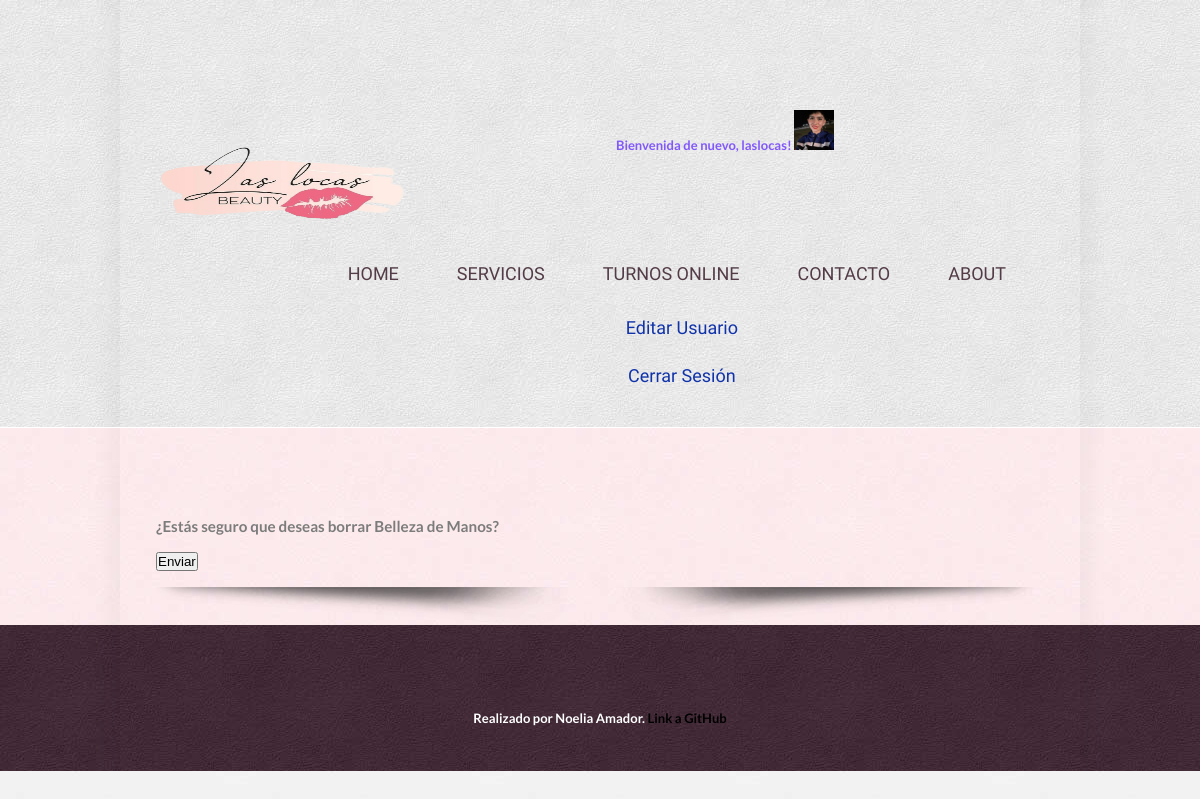
The page /AppLasLocas/listaservicios/borrar/1 (signed in) on the database its author committed.
### AppLasLocas/models.py (models this page shows, shortened)
class Avatar(models.Model):
    user = models.ForeignKey(User, on_delete=models.CASCADE)
    imagen = models.ImageField(upload_to ="avatares", null = True, blank = True)

class Servicio (models.Model): #p/CRUD
    nombre = models.CharField(max_length=150)
    info = models.TextField(null = True, blank = True)
    horarios = models.TextField(null = True, blank = True)
    costo = models.TextField(null = True, blank = True)

### AppLasLocas/views.py (the view)
class BorrarServicio (LoginRequiredMixin, DeleteView): #delete
    model = Servicio
    success_url = "/AppLasLocas/listaServicios"

### AppLasLocas/templates/AppLasLocas/servicio_confirm_delete.html
{% extends "AppLasLocas/padre.html" %}
{% load static %}
{% block titulo %}
    <form action="" method="POST"> {% csrf_token %}
        <h3><p>¿Estás seguro que deseas borrar {{servicio.nombre}}?</p></h3>
        <br>
        <input type="submit" value="Enviar">
    </form>
{% endblock %}

### AppLasLocas/templates/AppLasLocas/padre.html (shortened to what this page needs)
<!DOCTYPE html PUBLIC "-//W3C//DTD XHTML 1.0 Transitional//EN" "http://www.w3.org/TR/xhtml1/DTD/xhtml1-transitional.dtd">
<html xmlns="http://www.w3.org/1999/xhtml">
<head>
  {% load static %}
<link href="{% static 'AppLasLocas/css/styles.css' %}" rel="stylesheet" type="text/css" />
<link rel="stylesheet" href="{% static 'AppLasLocas/css/superfish.css' %}" media="screen">
</head>
<body>
  <div class="wrap1">
    <div class="container">
      <div class="header">
        <div class="logo">
          <a href="{% url 'Inicio' %}" title="Página principal" id="logo" >
          <img src="{% static 'AppLasLocas/images/logo.png' %}" width="250" height="145" alt="image">
        </a>
        </div>
        <div style="text-align:center">    {% if request.user.is_authenticated %}
          <b><p style="color: rgb(129, 88, 252);"> Bienvenida de nuevo, {{user.username}}!</b>
            {% with first_image=user.avatar_set.last %}
              {% if first_image %}
                <img src="{{ first_image.imagen.url }}" width="40" height="40">
              {% endif %}
            {% endwith %}
          {% endif %}
          </div>
          <br>
    <div class="menu">
      <ul class="sf-menu" id="example">
        <li><a href={% url 'Inicio' %}>Home</a></li>
        <li><a href={% url 'VerServicios' %}>Servicios</a></li>
        <li><a href={% url 'TurnosOnline' %}>Turnos Online</a></li>
        <li><a href={% url 'Contacto' %}>Contacto</a></li>
        <li><a href={% url 'About' %}>About</a></li>
        <br>
        <br>
        <br>
        {% if request.user.is_authenticated %}
        <a class="btn btn-primary" href="{% url 'EditarUsuario' %}">Editar Usuario</a>
        <a class="btn btn-primary" href="{% url 'Logout' %}">Cerrar Sesión</a>
        {% else %}
        <br>
        <br>
        <br>
        <a class="btn btn-primary" href="{% url 'Login' %}">Iniciar Sesión</a>
        {% endif %}
      </ul>
    </div>
  </div>
</div>
</div>
<div class="wrap2">
<div class="container">
  <br>
  <br>
  <br>
  {% block titulo %}
  {% endblock %}
  <br>
    <div class="banner-shadows"></div>
  </div>
</div>
<div class="wrap3">
<div class="container">
  <h4><p><div class="footer" style="color: white;" >Realizado por Noelia Amador. <a style="color: black ;" href="https://github.com/MNAmador92/AppLasLocas.git">Link a GitHub</a></h4></p>
</div>
</div>
</body>
</html>

### AppLasLocas/static/AppLasLocas/css/styles.css (style rules this page uses)
* { padding:0; margin:0; }
body { font-family: 'Lato', sans-serif; font-size:13px; color:#7c7c7c; background: url(../images/bg4.jpg) repeat; }
img { border:none; }
P { line-height:20px; }
a { text-decoration:none; color:#858585; }
.wrap1 { background:url(../images/bg1.jpg); border-bottom:#fff solid 1px; margin:0 auto; }
.wrap2 { overflow:hidden; background:url(../images/bg2.jpg); }
.wrap3 { overflow:hidden; background:url(../images/bg3.jpg); }
.container { width:888px; margin:0 auto;padding:40px 60px 0px 60px; background:url(../images/shadows.png) repeat-y; }
.header { width:880px; height:auto; margin:0 auto; padding-top:70px; }
.logo { float:left; }
.menu { float:right; margin-bottom:15px; }
.banner-shadows { background:url(../images/shadows1.png) no-repeat center; width:878px; height:38px; }
.footer { width:880px; margin:0 auto; padding-top:45px; padding-bottom:45px; text-align:center; color:#fff; }
.footer a { color:#fff; text-decoration:none; }

### AppLasLocas/static/AppLasLocas/css/superfish.css (style rules this page uses)
.sf-menu, .sf-menu * { margin: 0; padding: 0; list-style: none; }
.sf-menu li { position: relative; }
.sf-menu > li { float:left; list-style:none; padding-right:10px; color:#533c47; }
.sf-menu > li a { font-family: 'Economica', sans-serif; font-size:18px; color:#533c47; text-align:left; padding:8px 24px 8px 24px; text-transform:uppercase; }
.sf-menu a { display: block; position: relative; font-family: 'Economica', sans-serif; font-size:18px; color:#533c47; text-align:center; padding:8px 24px 8px 24px; text-transform:uppercase; }
.sf-menu { float: left; margin-bottom: 1em; }
.sf-menu a { padding: .75em 1em; text-decoration:none; zoom: 1; text-transform:none; }
.sf-menu a { color: #13a; text-transform:none; }
.sf-menu li { white-space: nowrap; *white-space: normal; -webkit-transition: background .2s; transition: background .2s; }

### rows shown on the page
Avatar: imagen (picture)
Servicio: nombre "Belleza de Manos"

### other values the page prints
{{ user.username }} "laslocas"
